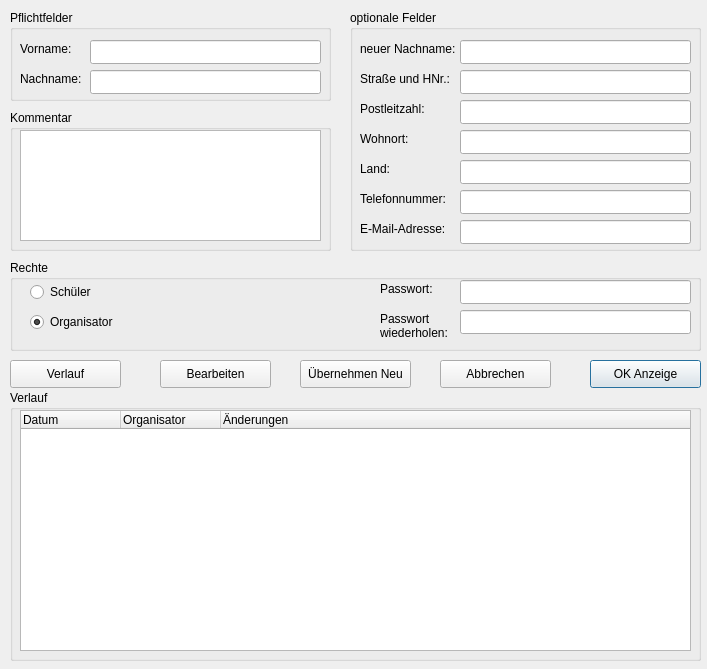
<ui version="4.0" >
 <class>Schueler_Verwaltung</class>
 <widget class="QDialog" name="Schueler_Verwaltung" >
  <property name="geometry" >
   <rect>
    <x>0</x>
    <y>0</y>
    <width>707</width>
    <height>669</height>
   </rect>
  </property>
  <property name="windowTitle" >
   <string>Verwaltung</string>
  </property>
  <widget class="QGroupBox" name="grbPflicht" >
   <property name="enabled" >
    <bool>true</bool>
   </property>
   <property name="geometry" >
    <rect>
     <x>10</x>
     <y>10</y>
     <width>321</width>
     <height>91</height>
    </rect>
   </property>
   <property name="title" >
    <string>Pflichtfelder</string>
   </property>
   <widget class="QLineEdit" name="edtVorname" >
    <property name="enabled" >
     <bool>true</bool>
    </property>
    <property name="geometry" >
     <rect>
      <x>80</x>
      <y>30</y>
      <width>231</width>
      <height>24</height>
     </rect>
    </property>
    <property name="text" >
     <string/>
    </property>
   </widget>
   <widget class="QLabel" name="lblNachname" >
    <property name="enabled" >
     <bool>true</bool>
    </property>
    <property name="geometry" >
     <rect>
      <x>10</x>
      <y>60</y>
      <width>71</width>
      <height>18</height>
     </rect>
    </property>
    <property name="lineWidth" >
     <number>1</number>
    </property>
    <property name="text" >
     <string>Nachname:</string>
    </property>
   </widget>
   <widget class="QLabel" name="lblVorname" >
    <property name="enabled" >
     <bool>true</bool>
    </property>
    <property name="geometry" >
     <rect>
      <x>10</x>
      <y>30</y>
      <width>61</width>
      <height>18</height>
     </rect>
    </property>
    <property name="text" >
     <string>Vorname:</string>
    </property>
   </widget>
   <widget class="QLineEdit" name="edtNachname" >
    <property name="enabled" >
     <bool>true</bool>
    </property>
    <property name="geometry" >
     <rect>
      <x>80</x>
      <y>60</y>
      <width>231</width>
      <height>24</height>
     </rect>
    </property>
    <property name="text" >
     <string/>
    </property>
   </widget>
  </widget>
  <widget class="QPushButton" name="btnOK" >
   <property name="enabled" >
    <bool>true</bool>
   </property>
   <property name="geometry" >
    <rect>
     <x>590</x>
     <y>360</y>
     <width>111</width>
     <height>28</height>
    </rect>
   </property>
   <property name="text" >
    <string>OK Anzeige</string>
   </property>
  </widget>
  <widget class="QGroupBox" name="grbKommentar" >
   <property name="enabled" >
    <bool>true</bool>
   </property>
   <property name="geometry" >
    <rect>
     <x>10</x>
     <y>110</y>
     <width>321</width>
     <height>141</height>
    </rect>
   </property>
   <property name="title" >
    <string>Kommentar</string>
   </property>
   <widget class="QTextEdit" name="textEdit" >
    <property name="enabled" >
     <bool>true</bool>
    </property>
    <property name="geometry" >
     <rect>
      <x>10</x>
      <y>20</y>
      <width>301</width>
      <height>111</height>
     </rect>
    </property>
   </widget>
  </widget>
  <widget class="QGroupBox" name="grbRechte" >
   <property name="enabled" >
    <bool>true</bool>
   </property>
   <property name="geometry" >
    <rect>
     <x>10</x>
     <y>260</y>
     <width>691</width>
     <height>91</height>
    </rect>
   </property>
   <property name="title" >
    <string>Rechte</string>
   </property>
   <widget class="QRadioButton" name="rbtnSchueler" >
    <property name="enabled" >
     <bool>true</bool>
    </property>
    <property name="geometry" >
     <rect>
      <x>20</x>
      <y>20</y>
      <width>92</width>
      <height>24</height>
     </rect>
    </property>
    <property name="text" >
     <string>Schüler</string>
    </property>
    <property name="checked" >
     <bool>false</bool>
    </property>
   </widget>
   <widget class="QRadioButton" name="rbtnOrganisator" >
    <property name="enabled" >
     <bool>true</bool>
    </property>
    <property name="geometry" >
     <rect>
      <x>20</x>
      <y>50</y>
      <width>92</width>
      <height>24</height>
     </rect>
    </property>
    <property name="text" >
     <string>Organisator</string>
    </property>
    <property name="checked" >
     <bool>true</bool>
    </property>
   </widget>
   <widget class="QLineEdit" name="edtPasswort" >
    <property name="enabled" >
     <bool>true</bool>
    </property>
    <property name="geometry" >
     <rect>
      <x>450</x>
      <y>20</y>
      <width>231</width>
      <height>24</height>
     </rect>
    </property>
    <property name="text" >
     <string/>
    </property>
   </widget>
   <widget class="QLineEdit" name="edtWiederholen" >
    <property name="enabled" >
     <bool>true</bool>
    </property>
    <property name="geometry" >
     <rect>
      <x>450</x>
      <y>50</y>
      <width>231</width>
      <height>24</height>
     </rect>
    </property>
    <property name="text" >
     <string/>
    </property>
   </widget>
   <widget class="QLabel" name="lblPasswort" >
    <property name="enabled" >
     <bool>true</bool>
    </property>
    <property name="geometry" >
     <rect>
      <x>370</x>
      <y>20</y>
      <width>54</width>
      <height>18</height>
     </rect>
    </property>
    <property name="text" >
     <string>Passwort:</string>
    </property>
   </widget>
   <widget class="QLabel" name="lblWiederholen" >
    <property name="enabled" >
     <bool>true</bool>
    </property>
    <property name="geometry" >
     <rect>
      <x>370</x>
      <y>50</y>
      <width>71</width>
      <height>31</height>
     </rect>
    </property>
    <property name="text" >
     <string>Passwort
wiederholen:</string>
    </property>
   </widget>
  </widget>
  <widget class="QPushButton" name="btnVerlauf" >
   <property name="enabled" >
    <bool>true</bool>
   </property>
   <property name="geometry" >
    <rect>
     <x>10</x>
     <y>360</y>
     <width>111</width>
     <height>28</height>
    </rect>
   </property>
   <property name="text" >
    <string>Verlauf</string>
   </property>
  </widget>
  <widget class="QPushButton" name="btnAktion" >
   <property name="enabled" >
    <bool>true</bool>
   </property>
   <property name="geometry" >
    <rect>
     <x>300</x>
     <y>360</y>
     <width>111</width>
     <height>28</height>
    </rect>
   </property>
   <property name="text" >
    <string>Übernehmen Neu</string>
   </property>
  </widget>
  <widget class="QGroupBox" name="grbOptional" >
   <property name="enabled" >
    <bool>true</bool>
   </property>
   <property name="geometry" >
    <rect>
     <x>350</x>
     <y>10</y>
     <width>351</width>
     <height>241</height>
    </rect>
   </property>
   <property name="title" >
    <string>optionale Felder</string>
   </property>
   <widget class="QLabel" name="lblNeuerNachname" >
    <property name="enabled" >
     <bool>true</bool>
    </property>
    <property name="geometry" >
     <rect>
      <x>10</x>
      <y>30</y>
      <width>101</width>
      <height>18</height>
     </rect>
    </property>
    <property name="text" >
     <string>neuer Nachname:</string>
    </property>
   </widget>
   <widget class="QLabel" name="lblStrHnr" >
    <property name="enabled" >
     <bool>true</bool>
    </property>
    <property name="geometry" >
     <rect>
      <x>10</x>
      <y>60</y>
      <width>91</width>
      <height>18</height>
     </rect>
    </property>
    <property name="text" >
     <string>Straße und HNr.:</string>
    </property>
   </widget>
   <widget class="QLabel" name="lblOrt" >
    <property name="enabled" >
     <bool>true</bool>
    </property>
    <property name="geometry" >
     <rect>
      <x>10</x>
      <y>120</y>
      <width>54</width>
      <height>18</height>
     </rect>
    </property>
    <property name="text" >
     <string>Wohnort:</string>
    </property>
   </widget>
   <widget class="QLabel" name="lblPLZ" >
    <property name="enabled" >
     <bool>true</bool>
    </property>
    <property name="geometry" >
     <rect>
      <x>10</x>
      <y>90</y>
      <width>71</width>
      <height>18</height>
     </rect>
    </property>
    <property name="text" >
     <string>Postleitzahl:</string>
    </property>
   </widget>
   <widget class="QLabel" name="lblLand" >
    <property name="enabled" >
     <bool>true</bool>
    </property>
    <property name="geometry" >
     <rect>
      <x>10</x>
      <y>150</y>
      <width>41</width>
      <height>18</height>
     </rect>
    </property>
    <property name="text" >
     <string>Land:</string>
    </property>
   </widget>
   <widget class="QLabel" name="lblEmail" >
    <property name="enabled" >
     <bool>true</bool>
    </property>
    <property name="geometry" >
     <rect>
      <x>10</x>
      <y>210</y>
      <width>91</width>
      <height>18</height>
     </rect>
    </property>
    <property name="text" >
     <string>E-Mail-Adresse:</string>
    </property>
   </widget>
   <widget class="QLineEdit" name="edtNeuerNachname" >
    <property name="enabled" >
     <bool>true</bool>
    </property>
    <property name="geometry" >
     <rect>
      <x>110</x>
      <y>30</y>
      <width>231</width>
      <height>24</height>
     </rect>
    </property>
   </widget>
   <widget class="QLineEdit" name="edtStrHnr" >
    <property name="enabled" >
     <bool>true</bool>
    </property>
    <property name="geometry" >
     <rect>
      <x>110</x>
      <y>60</y>
      <width>231</width>
      <height>24</height>
     </rect>
    </property>
   </widget>
   <widget class="QLineEdit" name="edtPLZ" >
    <property name="enabled" >
     <bool>true</bool>
    </property>
    <property name="geometry" >
     <rect>
      <x>110</x>
      <y>90</y>
      <width>231</width>
      <height>24</height>
     </rect>
    </property>
    <property name="layoutDirection" >
     <enum>Qt::LeftToRight</enum>
    </property>
   </widget>
   <widget class="QLineEdit" name="edtOrt" >
    <property name="enabled" >
     <bool>true</bool>
    </property>
    <property name="geometry" >
     <rect>
      <x>110</x>
      <y>120</y>
      <width>231</width>
      <height>24</height>
     </rect>
    </property>
    <property name="text" >
     <string/>
    </property>
   </widget>
   <widget class="QLineEdit" name="edtLand" >
    <property name="enabled" >
     <bool>true</bool>
    </property>
    <property name="geometry" >
     <rect>
      <x>110</x>
      <y>150</y>
      <width>231</width>
      <height>24</height>
     </rect>
    </property>
    <property name="text" >
     <string/>
    </property>
   </widget>
   <widget class="QLineEdit" name="edtTelefon" >
    <property name="enabled" >
     <bool>true</bool>
    </property>
    <property name="geometry" >
     <rect>
      <x>110</x>
      <y>180</y>
      <width>231</width>
      <height>24</height>
     </rect>
    </property>
   </widget>
   <widget class="QLineEdit" name="edtEmail" >
    <property name="enabled" >
     <bool>true</bool>
    </property>
    <property name="geometry" >
     <rect>
      <x>110</x>
      <y>210</y>
      <width>231</width>
      <height>24</height>
     </rect>
    </property>
    <property name="text" >
     <string/>
    </property>
   </widget>
   <widget class="QLabel" name="lblTelefon" >
    <property name="enabled" >
     <bool>true</bool>
    </property>
    <property name="geometry" >
     <rect>
      <x>10</x>
      <y>180</y>
      <width>91</width>
      <height>18</height>
     </rect>
    </property>
    <property name="text" >
     <string>Telefonnummer:</string>
    </property>
   </widget>
  </widget>
  <widget class="QPushButton" name="btnBearbeiten" >
   <property name="enabled" >
    <bool>true</bool>
   </property>
   <property name="geometry" >
    <rect>
     <x>160</x>
     <y>360</y>
     <width>111</width>
     <height>28</height>
    </rect>
   </property>
   <property name="text" >
    <string>Bearbeiten</string>
   </property>
  </widget>
  <widget class="QGroupBox" name="grbVerlauf" >
   <property name="enabled" >
    <bool>true</bool>
   </property>
   <property name="geometry" >
    <rect>
     <x>10</x>
     <y>390</y>
     <width>691</width>
     <height>271</height>
    </rect>
   </property>
   <property name="title" >
    <string>Verlauf</string>
   </property>
   <widget class="QTreeWidget" name="treeWidget" >
    <property name="geometry" >
     <rect>
      <x>10</x>
      <y>20</y>
      <width>671</width>
      <height>241</height>
     </rect>
    </property>
    <column>
     <property name="text" >
      <string>Datum</string>
     </property>
    </column>
    <column>
     <property name="text" >
      <string>Organisator</string>
     </property>
    </column>
    <column>
     <property name="text" >
      <string>Änderungen</string>
     </property>
    </column>
   </widget>
  </widget>
  <widget class="QPushButton" name="btnAbbrechen" >
   <property name="enabled" >
    <bool>true</bool>
   </property>
   <property name="geometry" >
    <rect>
     <x>440</x>
     <y>360</y>
     <width>111</width>
     <height>28</height>
    </rect>
   </property>
   <property name="text" >
    <string>Abbrechen</string>
   </property>
  </widget>
 </widget>
 <resources/>
 <connections/>
</ui>
